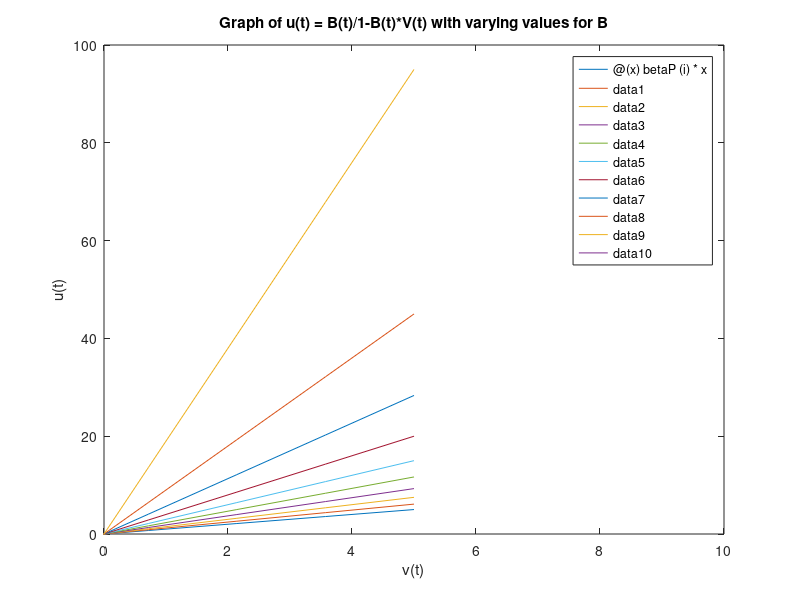

Write MATLAB code to recreate this figure. (Note: this script raises an error after producing the figure.)
%% Question 3

t = [1:11];
beta = linspace(0.5,1,11);
figure;
for i = 1:11
    betaP(i) = (beta(i)/(1-beta(i)));
    fplot(@(x) betaP(i)*x);
    hold on
    xlim([0 10])
    ylim([0 100])
end
title('Graph of u(t) = B(t)/1-B(t)*V(t) with varying values for B');
xlabel('v(t)');
ylabel('u(t)');


hold off;
%% Question 4
% We know that the robot has a stride of 0.16m. We know the initial
% conditions and the end conditions that we need to meet. So calculating for position and
% velocity is trivial.

t = [0:0.01:1];




%% Horizontal position and Velocity

% conditions to be met
% x0 = 0
% xf = 0.16
% x0dot = 0
% xfdot = 0

syms a b c d
eq1 = a+b+c+d == 0.16; %xf condition (x = 0.16)
eq2 = 3*a+2*b+c == 0; %xfdot condition (xdot = 0)
eq3 = d == 0; %initial x conditions (x = 0)
eq4 = c == 0; %initial xdot conditions (xdot = 0)
sol = solve([eq1, eq2, eq3, eq4], [a,b,c,d]);
a = double(sol.a);
b = double(sol.b);
c = double(sol.c);
d = double(sol.d);


% Set up equations for horizontal position and velocity
xeq = [a,b,c,d];
xdoteq = [3*a,2*b,c];

%% Vertical position and velocity 

syms omega x xdot
A = 1;
xf = 0.16; %m/s
% y = A*sin(omega*x);
% at end of period, omega*x should = pi.

% Find omega
eq1 = omega*xf == pi;
omSol = solve(eq1,omega);
omega = double(omSol);

% set up equations for vertical position and velocity
y = sin(omega*x);
ydot = xdot * diff(y,x);
%% Evaluation over time
j = 1;
for i = [0:0.01:1]
    xeval(j) = polyval(xeq,i);
    xdoteval(j) = polyval(xdoteq,i);
    yeval(j) = (subs(y,x,xeval(j)));
    ydoteval(j) = (subs(ydot,[xdot,x],[xdoteval(j),xeval(j)]));
%   For respect to body, just take xeval and subtract body velocity at time
%   t
    xbody(j) = xeval(j)-0.04*i;
    j = j+1;
end

% change to doubles for plotting
yeval = double(yeval);
ydoteval = double(ydoteval);

%% Plotting
figure('units','normalized','outerposition',[0 0 1 1])
hold on
subplot(3,2,1)
plot(t,xdoteval)
ylabel('Horizontal Velocity m/s')
xlabel('Time')
subplot(3,2,2)
plot(t,ydoteval)
ylabel('Vertical Velocity m/s')
xlabel('Time')
subplot(3,2,3)
plot(t,xeval)
ylabel('Horizontal Position')
xlabel('Time')
subplot(3,2,4)
plot(t,yeval)
ylabel('Vertical Position')
xlabel('Time')
subplot(3,2,5)
plot(xeval,yeval)
ylabel('Vertical Position')
xlabel('Horizontal Position')
subplot(3,2,6)
plot(xbody,yeval)
ylabel('Vertical Position')
xlabel('Horizontal Position wrt Body')
hold off;




